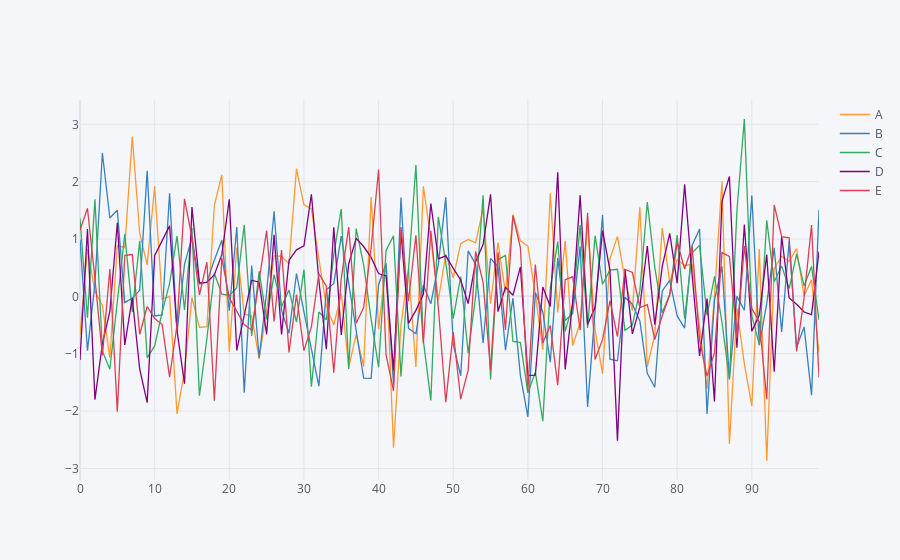

Source (notebook cell):
### Code cell
arr_1 = np.random.randn(100,5)
df_1 = pd.DataFrame(arr_1, 
                    columns=['A','B','C','D','E']
                   )
df_1.iplot()
